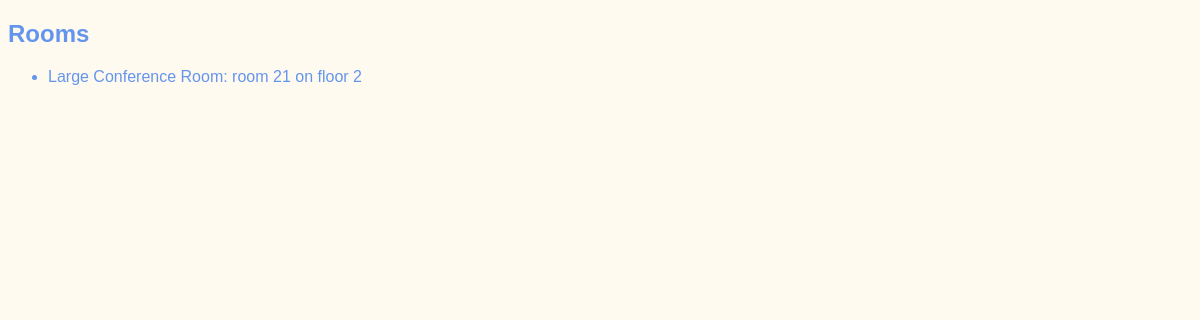
Page /meetings/rooms on the earlier database version.
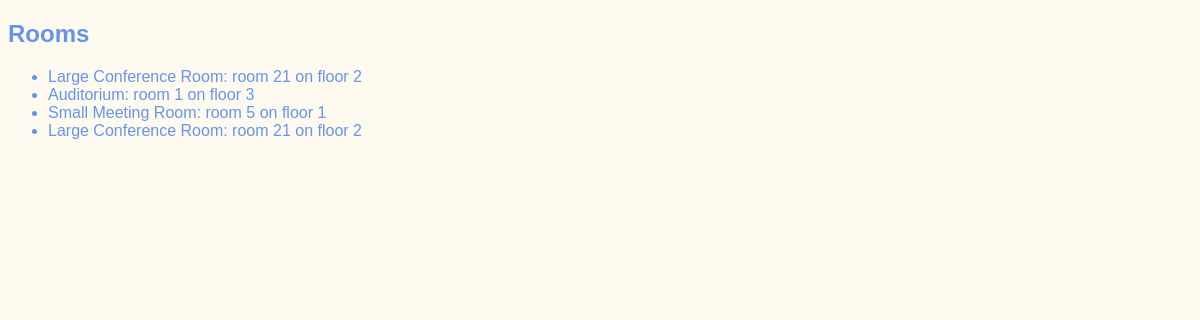
Same page on the later database version.
### meetings/models.py (models this page shows)
class Room(models.Model):
    name = models.CharField(max_length=50)
    floor = models.IntegerField()
    room = models.IntegerField()
    def __str__(self):
        return f"{self.name}: room {self.room} on floor {self.floor}"

### meetings/views.py (the view)
# urls.py: path('rooms', views.rooms_list, name="rooms"),
def rooms_list(request):
    return render(request, "meetings/rooms_list.html",
                  {"rooms": Room.objects.all()})

### meetings/templates/meetings/rooms_list.html (shortened to what this page needs)
{% extends "base.html" %}
{% block content %}
    <h2>Rooms</h2>
    <ul>
        {% for room in rooms %}
            <li>
                {{room}}
            </li>
        {% endfor %}
    </ul>
{% endblock %}

Differences in the rows shown:
added Room: name+room+floor "Auditorium: room 1 on floor 3"
added Room: name+room+floor "Small Meeting Room: room 5 on floor 1"
added Room: name+room+floor "Large Conference Room: room 21 on floor 2"
